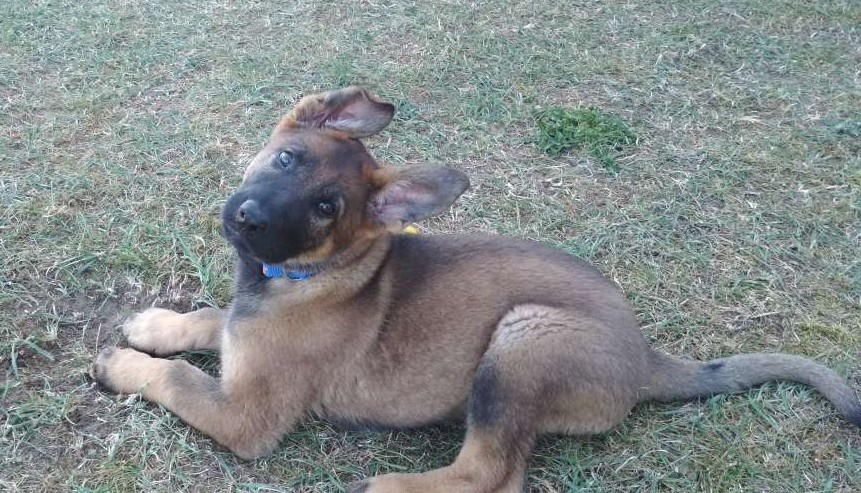
#> input picture Semestr 5/KCK/Laboratoria/Lab2/pic.jpg, 861 x 493 px
$ jupyter execute --allow-errors Python-narzedzia.ipynb
#> lines starting #> are read from the running program, lines starting #| are printed output that depends on the picture; long printed decimals are rounded
## 1. Tutorial

### Biblioteka numpy

Numpy jest biblioteką do obliczeń numerycznych. Szczególnie dobrze nadaje się do operacji na macierzach
i wektorach.

Zwróć uwagę:

- numpy działa w oparciu nie o wbudowany typ <b>list</b>, ale o specjalny typ macierzowy <b>array</b>.
- <b>array</b> <a href="http://scipy-lectures.org/intro/numpy/array_object.html">umożliwia bardzo wygodne “krojenie” macierzy</a>

[cell 1]
import numpy as np
from matplotlib import pyplot as plt
plt.rcParams['figure.figsize'] = [10, 10]

[cell 2]
x = [1, 2, 3, 4, 5, 6 ]
v = np.array(x)
v

[cell 3]
M = np.array([[1,2], [3,4]])
M

[cell 4]
type(v), type(M)

[cell 5]
v.shape

[cell 6]
M.shape

[cell 7]
M.dtype

[cell 8]
np.random.rand(5,3)

[cell 9]
M = np.array([[1,2,3], [4,5,6]])
N = np.array([[1,1,1], [2,2,2]])
print(N)
print(M)

[cell 10]
M+N

[cell 11]
5*M

[cell 12]
M*N

[cell 13]
# Mnożenie macierzy
M.dot(N.T)

[cell 14]
# Transpozycja
M.T

[cell 15]
# Generowanie rownych odstepow
v=np.linspace(0,10,21)
v

[cell 16]
# Generowanie macierzy współrzędnych
x=np.linspace(0,10,21)
y=np.linspace(10,20,21)
xx, yy = np.meshgrid(x, y)
plt.scatter(xx,yy)

[cell 17]
np.sin(v)

[cell 18]
plt.plot(v, np.sin(v))
plt.show()
#> figure, not shown here; curve peaks at x = 1.5, y = 0.997

[cell 19]
M = np.array([[1,2,3,4], [5,6,7,8], [9,10,11,12], [13,14,15,16]])
M

[cell 20]
# Krojenie macierzy
# Wszystkie wiersze razy 2ga (trzecia) kolumna
M[:,2]

[cell 21]
M[2,1:3]

[cell 22]
M[1:3,2:4]

[cell 23]
M[::2,:]

[cell 24]
M

[cell 25]
M[::2,::2]=0
M

### Kolory, obrazy

[cell 26]
def gen_img(n=9, start=-1.5, end=1.5, size=2000):
    # Inicjalizacja danych
#> called with n = 1, start = -1.5, end = 1.5, size = 2000
    x = np.linspace(start, end, size)
    y = np.linspace(start, end, size)
    xx, yy = np.meshgrid(x, y)
    Z = xx+yy*1j # Tworzymy macierz wartości zespolonych

    for i in range(50):
        #Z =  ((n-1)/n)*Z + (1/n)*(1/(Z**(n-1))) # alternatywny obraz
        Z = ((n**2-12/n**2)/n**2) * Z - 3/n**2 + (1/n**3)*(1/(Z**(n-1)))

    # Argument liczby zespolonej
    img = np.angle(Z)
    # Normalizacja do zakresu 0-255
    return 255*(img - np.min(img))/np.ptp(img)

[cell 27]
# Można również przetestować funkcję dla innych n niż domyślne
img = gen_img(1)

[cell 28]
# Funkcja zwraca dwuwymiarową tablicę wartości z zakresu 0-255
print(img)

[cell 29]
# Wyświetlanie numpy array jako obrazu
plt.imshow(img)
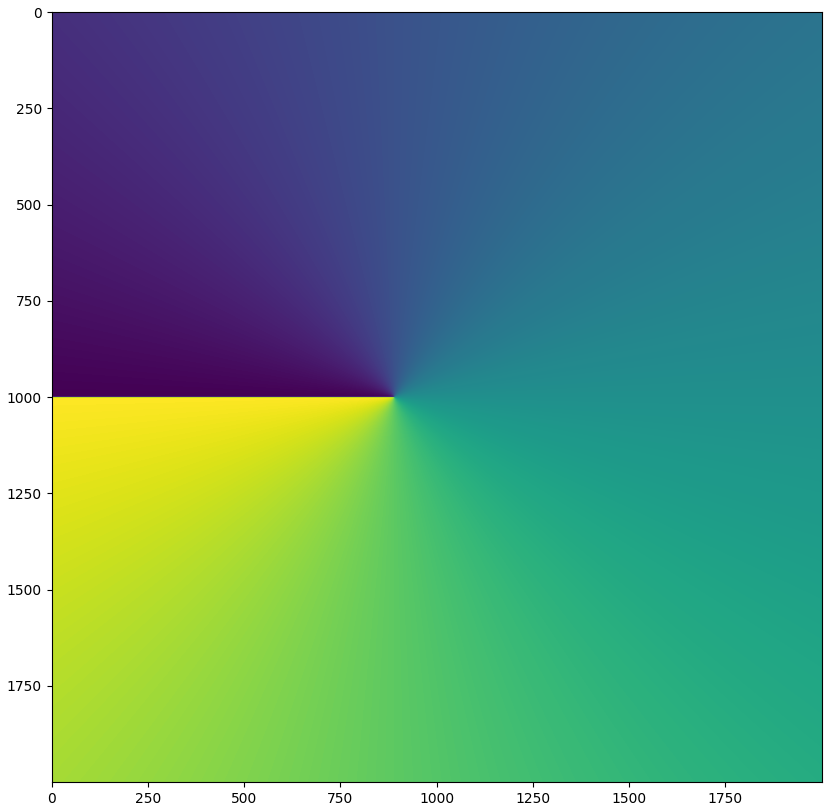
#> figure drawn by matplotlib, 1 panel

[cell 30]
# Zmiana mapy kolorów
plt.imshow(img, cmap="terrain")
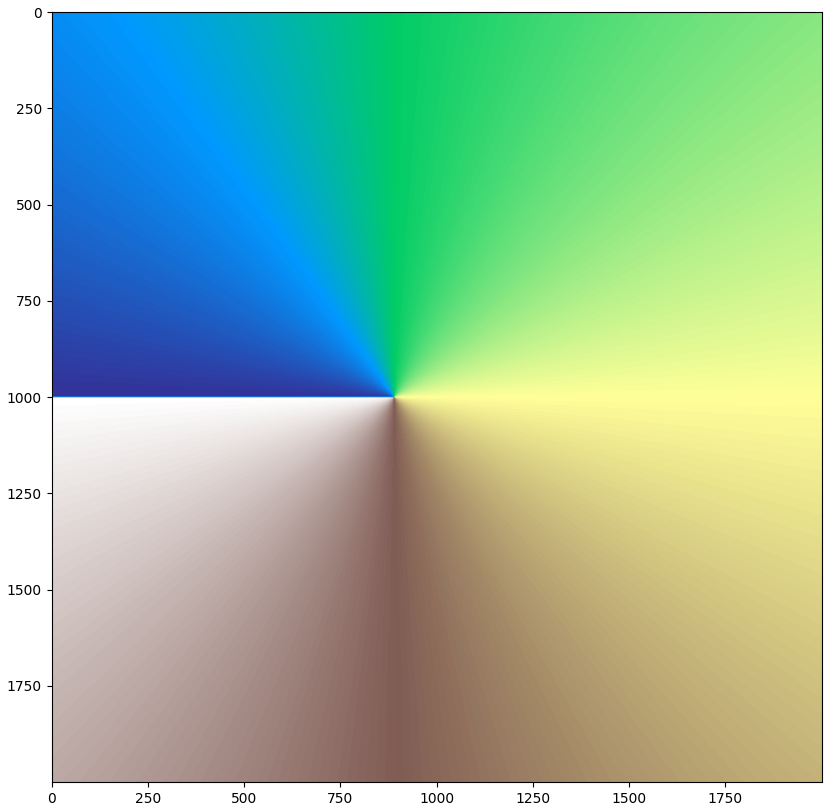
#> figure drawn by matplotlib, 1 panel

<a href="https://www.cs.put.poznan.pl/rsusmaga/Dydaktyka/TO--2017/TO-cz-1-wykladu-13-sent.pdf">Źródło</a> kodu generującego obraz wraz z objaśnieniem.

### Biblioteka skimage

[cell 31]
from skimage import io
from skimage import color

# Wczytywanie obrazu
img = io.imread('pic.jpg')
#> img is the input picture: shape (493, 861, 3); mean R, G, B 132.8, 139.3, 139.4

[cell 32]
# Obraz RGB
print(img[50:54,50:54])
#> (printed output is left out)

[cell 33]
plt.imshow(img)

[cell 34]
# Wczytywanie z konwersją RGB -> skala szarości
img_bw = io.imread('pic.jpg', as_gray=True)
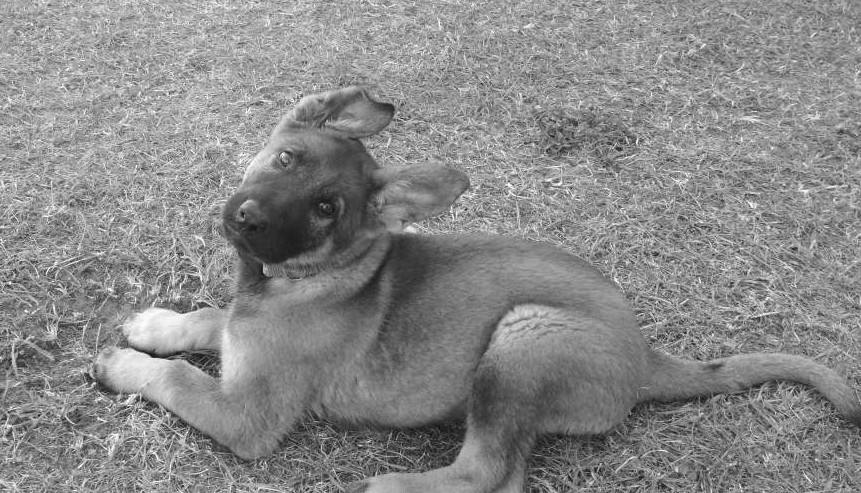
#> img_bw: shape (493, 861) float64; min 0.0152, max 1, mean 0.541

[cell 35]
print(img_bw[50:54,50:54])
#| [[0.6142 0.6063 0.6534 0.6965]
#|  [0.8102 0.8847 0.9044 0.7514 ]
#|  [0.831 0.6153 0.6506 0.6741]
#|  [0.5369 0.4153 0.6506 0.5604]]

[cell 36]
plt.imshow(img_bw)

[cell 37]
# Konwersja z RGB na skalę szarości
img_bw2 = color.rgb2gray(img)

### Dźwięk

[cell 38]
from playsound import playsound
from scipy.io import wavfile

[cell 39]
# Odtwarzanie dźwięku
playsound('err.wav')

#> (a cell that did not finish here is left out)

#> (a cell that did not finish here is left out)

#> (a cell that did not finish here is left out)

## 2. Zadania

### Biblioteka numpy

1. Utwórz macierz 2D:

[ 1, 3, 1, 2]<br>
[ 1, 2, 5, 8]<br>
[ 3, 1, 2, 9]<br>
[ 5, 4, 2, 1]<br>

[cell 43]
matrix = np.array([[1,3,1,2], [1,2,5,8], [3,1,2,9], [5,4,2,1]])
matrix

2. Wytnij z utworzonej macierzy pierwszy i ostatni wiersz oraz ostatnią kolumnę.

[cell 44]
A = matrix[1:-1,:-1]
A

3. Utwórz macierz 2D:

[ 2, 3, 1]<br>
[ 5, 1, 3]<br>

[cell 45]
matrix2 = np.array([[2,3,1],[5,1,3]])
matrix2

4. Dokonaj transpozycji powyższej macierzy.

[cell 46]
B = matrix2.T
B

5. Oblicz iloczyn macierzy z punktu 2 i 4.

[cell 47]
A.dot(B)

6. Stwórz wykres funkcji sin w przedziale od −π do π z liczbą punktów równą: 3, 10, 100.

[cell 48]
x = np.linspace(-np.pi, np.pi, 3)
y = np.sin(x)
plt.plot(x,y)
plt.show()

x = np.linspace(-np.pi, np.pi, 10)
y = np.sin(x)
plt.plot(x,y)
plt.show()
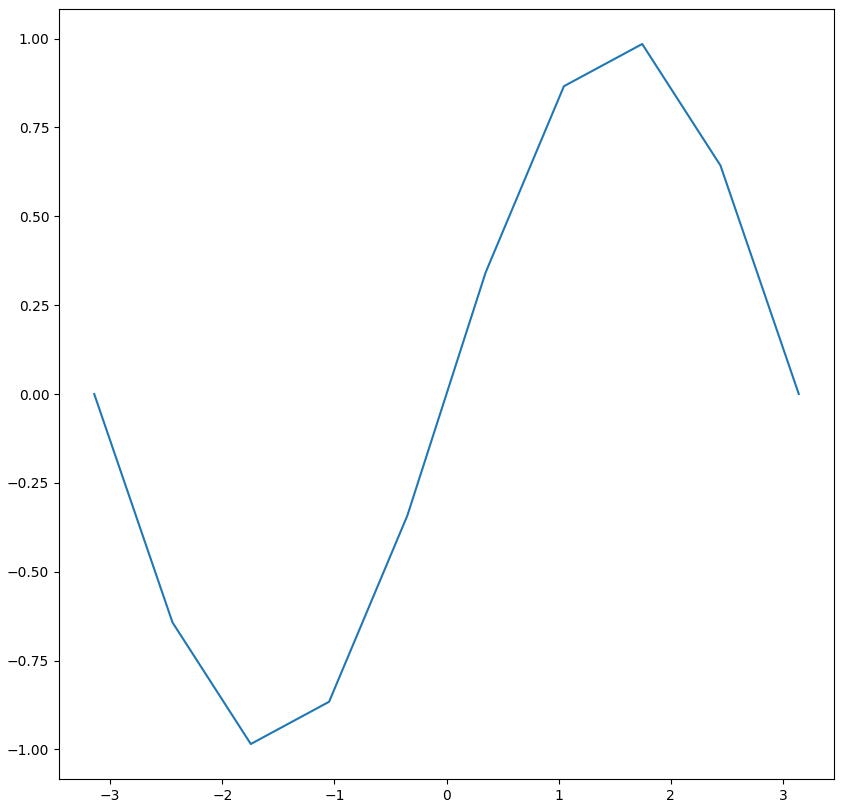
#> figure drawn by matplotlib, 1 panel; curve peaks at x = 1.75, y = 0.985

x = np.linspace(-np.pi, np.pi, 100)
y = np.sin(x)
plt.plot(x,y)
plt.show()
#> figure, not shown here; curve peaks at x = 1.55, y = 1

### Obrazy

1. Przetestuj różne mapy kolorów korzystając z obrazu wygenerowanego przy użyciu funkcji gen_img()

[cell 49]
img = gen_img(9)
plt.imshow(img, cmap="terrain")
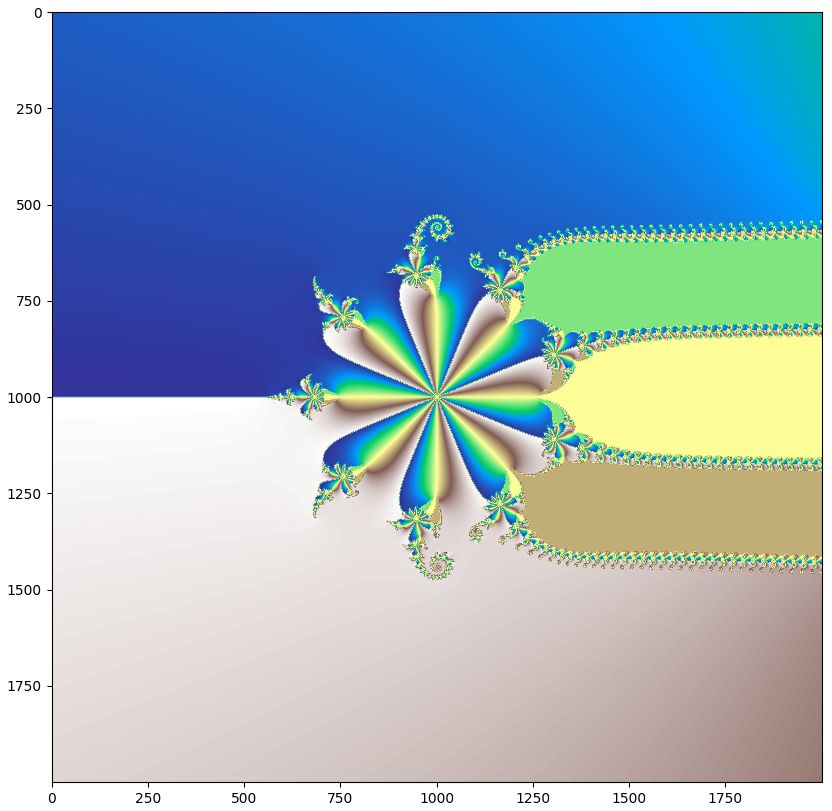
#> figure drawn by matplotlib, 1 panel

2. Wczytaj obraz z pliku "pic.jpg" i sprawdź wymiary tablicy

[cell 50]
img = io.imread('pic.jpg')
img.shape
plt.imshow(img)

3. Przekonwertuj obraz do skali szarości i sprawdź wymiary tablicy

[cell 51]
img_bw2 = color.rgb2gray(img)
img_bw2.shape
#> Out = (493, 861)

4. Wyświetl obraz w skali szarości (poszukaj odpowiedniej mapy kolorów)

[cell 52]
plt.imshow(255-img_bw2, cmap="Greys")
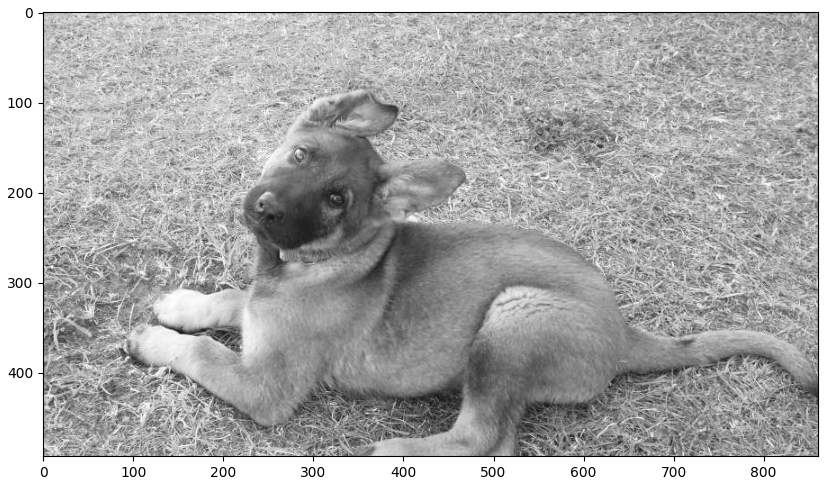
#> figure drawn by matplotlib, 1 panel

5. Wykadruj obraz tak aby na obrazie pozostała tylko głowa

[cell 53]
plt.imshow(img[100:300,200:400])
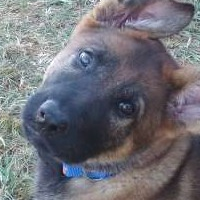
#> shown: shape (200, 200, 3); mean R, G, B 112.5, 112.6, 120.3

6. Dokonaj inwersji kolorów (stwórz "negatyw" obrazu)

[cell 54]
img_neg = 255-img
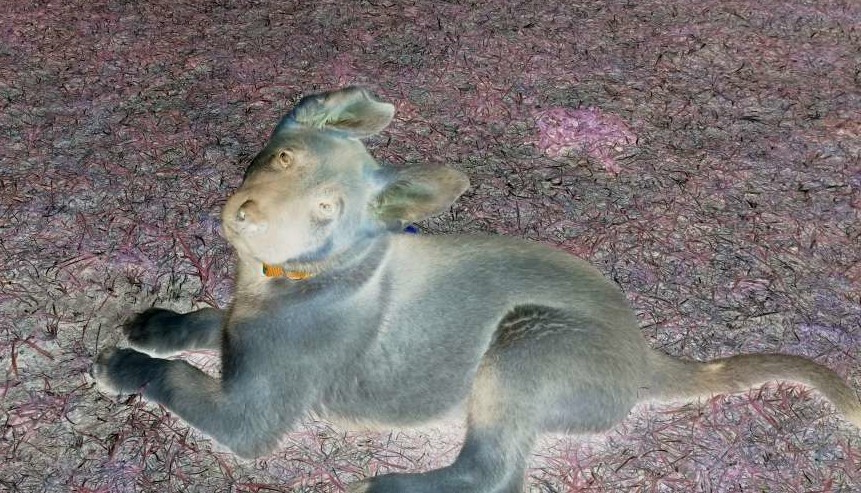
#> img_neg: shape (493, 861, 3); mean R, G, B 122.2, 115.7, 115.6
plt.imshow(img_neg)

7. Korzystając z numpy wygeneruj poniższy obraz

[cell 55]
matrix=[]
row=[]
for i in range(20):
    row=[]
    for j in range(20):
        row = np.linspace(0,1,20)
    matrix.append(row)

matrix = [[matrix[j][i] for j in range(len(matrix))] for i in range(len(matrix[0]))]
plt.imshow(matrix)
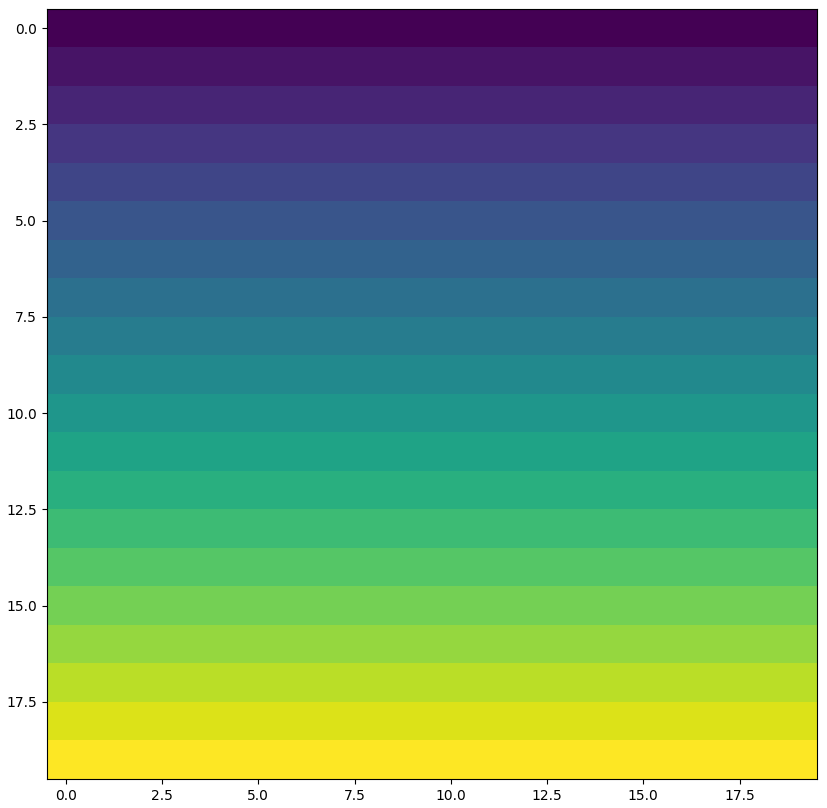
#> figure drawn by matplotlib, 1 panel

8. Korzystając z numpy wygeneruj poniższy obraz

[cell 56]
matrix=[]
row=[]
for i in range(100):
    row=[]
    for j in range(100):
        if((i-50)**2+(j-50)**2<20**2):
            row.append([255,0,0])
        elif((i-50)**2+(j-50)**2<37**2):
            row.append([0,255,0])
        elif((i-50)**2+(j-50)**2<50**2):
            row.append([0,0,255])
        else:
            row.append([0,0,0])
    matrix.append(row)

matrix = [[matrix[j][i] for j in range(len(matrix))] for i in range(len(matrix[0]))]
plt.imshow(matrix)
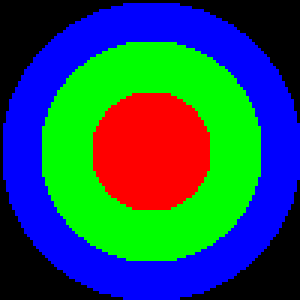
#> shown: shape (100, 100, 3) (shown 3 times larger); mean R, G, B 31.7, 77.4, 90.4
